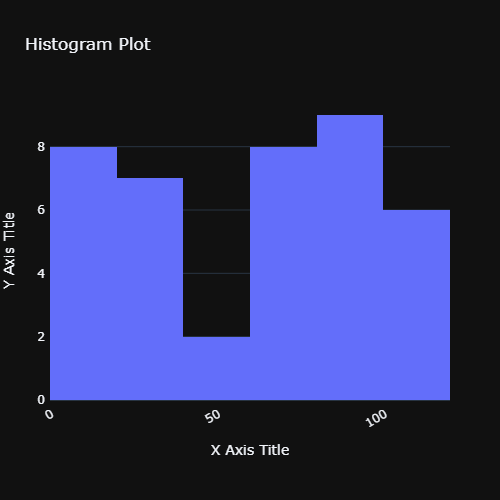

Source code (Python):
import plotly.express as plot
import numpy as np

np.random.seed(20)

# declaring size of the array
size = 40

data = np.random.randint(low=0, high=120, size=size)
fig = plot.histogram(x=data, labels={'x': 'data', 'y': 'count'})

fig.layout.template = 'plotly_dark'
fig.update_layout(
    title='Histogram Plot',
    xaxis_title='X Axis Title',
    yaxis_title='Y Axis Title',
    xaxis_tickangle=-30,
    width=500,
    height=500,
    autosize=True,
    margin=dict(l=50, r=50, b=100, t=100, pad=4)
)
fig.show()
